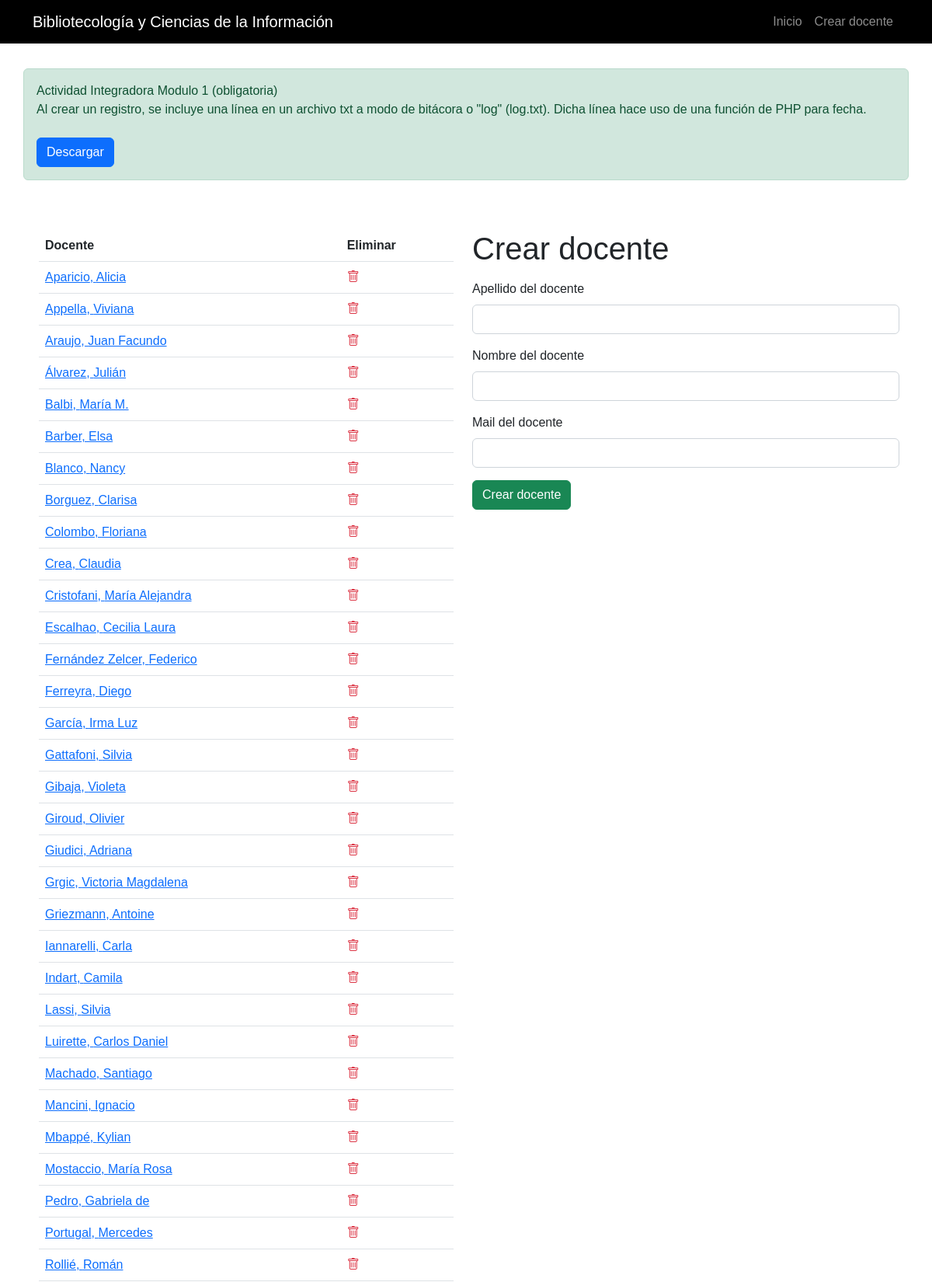
Screenshot of /create_docente.php (upper part) with the database file from the repository.
### tables this page shows
CREATE TABLE `docentes` (
  `id_docente` int(11) NOT NULL,
  `apellido_docente` varchar(256) NOT NULL,
  `nombre_docente` varchar(256) NOT NULL,
  `contacto_docente` varchar(256) DEFAULT NULL
);

### create_docente.php (the view, shortened to what this page needs)
<?php
include 'php/db.php';
$all_docentes = "SELECT * FROM docentes ORDER BY apellido_docente ASC";
$result_all_docentes = $conexion -> query($all_docentes);
?>
<!DOCTYPE html>
<html lang="es">
<head>
	<link rel="stylesheet" href="css/style.min.css">
	<link rel="stylesheet" href="https://cdn.jsdelivr.net/npm/bootstrap-icons@1.10.3/font/bootstrap-icons.css">
	<link href="https://unpkg.com/vanilla-datatables@latest/dist/vanilla-dataTables.min.css" rel="stylesheet" type="text/css">
</head>
<body>
	<?php include 'inc/nav.php' ?>
	<div class="container">
		<div class="row pt-3 mt-3">
			<div class="alert alert-success">
			Actividad Integradora Modulo 1 (obligatoria)
			<br>
				Al crear un registro, se incluye una línea en un archivo txt a modo de bitácora o "log" (log.txt). Dicha línea hace uso de una función de PHP para fecha.
				<br><br>
				<a class="btn btn-primary" href="log.txt" download="log">Descargar</a>
			</div>
		</div>
		<div class="row py-5 g-3">
			<div class="col-md-6 col-sm-12 px-3">
				<table class="table table-hover" id="tabla">
					<thead>
						<tr>
							<th scope="col">Docente</th>
							<th scope="col">Eliminar</th>
						</tr>
					</thead>
					<tbody>
						<?php while ($docente = $result_all_docentes -> fetch_assoc()) { ?>
						<tr>
							<td>
								<a href="read_docente.php?id=<?php echo $docente['id_docente'] ?>">
									<?php echo $docente['apellido_docente'] . ", " . $docente['nombre_docente']; ?>
								</a>
							</td>
							<td>
								<a href="delete_docente.php?id=<?php echo $docente['id_docente'] ?>">
									<i class="bi bi-trash text-danger"></i>
								</a>
							</td>
						</tr>
						<?php } ?>
					</tbody>
				</table>
			</div>
			<div class="col-md-6 col-sm-12">
				<form action="" method="POST">
					<h1>Crear docente</h1>
					<div class="col-12 mt-3">
						<label class="form-label">Apellido del docente</label>
						<input name="apellido_docente" type="text" class="form-control">
					</div>
					<div class="col-12 mt-3">
						<label class="form-label">Nombre del docente</label>
						<input name="nombre_docente" type="text" class="form-control">
					</div>
					<div class="col-12 mt-3">
						<label class="form-label">Mail del docente</label>
						<input name="contacto_docente" type="email" class="form-control">
					</div>
					<div class="col-12">
						<button type="submit" name="create" class="btn btn-success mt-3">Crear docente</button>
					</div>
				</form>
			</div>
		</div>
	</div>
</body>
</html>

### rows the page displays
docentes: apellido_docente "Aparicio", nombre_docente "Alicia"
docentes: apellido_docente "Appella", nombre_docente "Viviana"
docentes: apellido_docente "Araujo", nombre_docente "Juan Facundo"
docentes: apellido_docente "Álvarez", nombre_docente "Julián"
docentes: apellido_docente "Balbi", nombre_docente "María M."
docentes: apellido_docente "Barber", nombre_docente "Elsa"
docentes: apellido_docente "Blanco", nombre_docente "Nancy"
docentes: apellido_docente "Borguez", nombre_docente "Clarisa"
docentes: apellido_docente "Colombo", nombre_docente "Floriana"
docentes: apellido_docente "Crea", nombre_docente "Claudia"
docentes: apellido_docente "Cristofani", nombre_docente "María Alejandra"
docentes: apellido_docente "Escalhao", nombre_docente "Cecilia Laura"
docentes: apellido_docente "Fernández Zelcer", nombre_docente "Federico"
docentes: apellido_docente "Ferreyra", nombre_docente "Diego"
docentes: apellido_docente "García", nombre_docente "Irma Luz"
docentes: apellido_docente "Gattafoni", nombre_docente "Silvia"
docentes: apellido_docente "Gibaja", nombre_docente "Violeta"
docentes: apellido_docente "Giroud", nombre_docente "Olivier"
docentes: apellido_docente "Giudici", nombre_docente "Adriana"
docentes: apellido_docente "Grgic", nombre_docente "Victoria Magdalena"
docentes: apellido_docente "Griezmann", nombre_docente "Antoine"
docentes: apellido_docente "Iannarelli", nombre_docente "Carla"
docentes: apellido_docente "Indart", nombre_docente "Camila"
docentes: apellido_docente "Lassi", nombre_docente "Silvia"
docentes: apellido_docente "Luirette", nombre_docente "Carlos Daniel"
docentes: apellido_docente "Machado", nombre_docente "Santiago"
docentes: apellido_docente "Mancini", nombre_docente "Ignacio"
docentes: apellido_docente "Mbappé", nombre_docente "Kylian"
docentes: apellido_docente "Mostaccio", nombre_docente "María Rosa"
docentes: apellido_docente "Pedro", nombre_docente "Gabriela de"
docentes: apellido_docente "Portugal", nombre_docente "Mercedes"
docentes: apellido_docente "Rollié", nombre_docente "Román"
